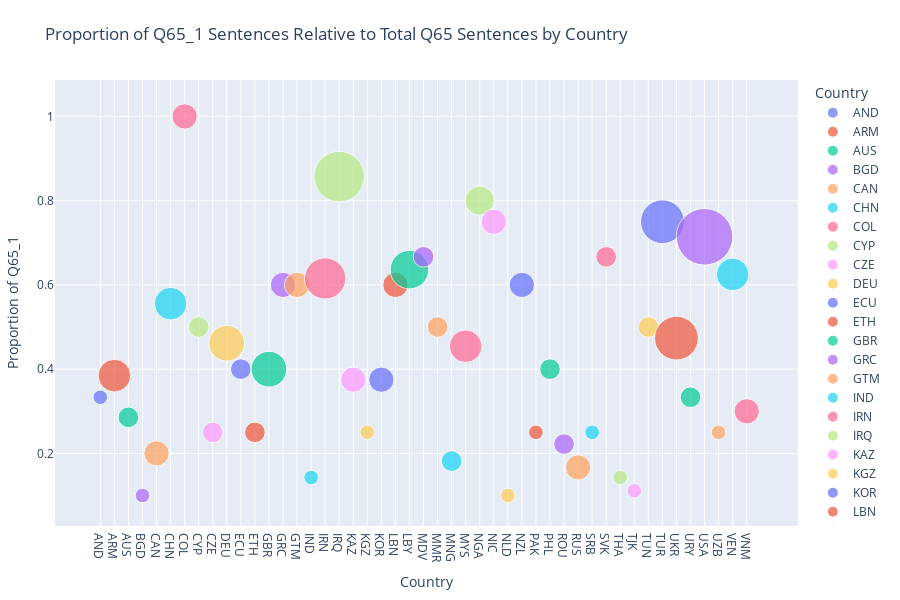

Notebook source saved alongside this figure:
### Code cell
## (Visualization -I) ##

# This code filters predicted Q65-related labels from the predictions dataset,
# calculates sentence counts and proportions of given response per country,
# prepares the data for ordered plotting,
# then creates and displays a scatter plot showing the proportion of Q65_1 sentences relative to total Q65 sentences by country,
# with point sizes representing sentence counts, x-axis showing the countries and y-axis the proportion of given response to total count responses.

%run visualize_preds_props.py

### Figure 1 — Plotly figure (JSON) as saved in the notebook; plotly's stock layout.template omitted (floating-point values rounded to 4 significant figures)
{"data": [{"hovertemplate": "<b>%{hovertext}</b><br><br>Country=%{x}<br>Proportion of Q65_1=%{y}<br>Sentence Count=%{marker.size}<extra></extra>", "hovertext": ["AND"], "legendgroup": "AND", "marker": {"color": "#636efa", "size": [1], "sizemode": "area", "sizeref": 0.009375, "symbol": "circle"}, "mode": "markers", "name": "AND", "orientation": "v", "showlegend": true, "type": "scatter", "x": ["AND"], "xaxis": "x", "y": [0.3333], "yaxis": "y"}, {"hovertemplate": "<b>%{hovertext}</b><br><br>Country=%{x}<br>Proportion of Q65_1=%{y}<br>Sentence Count=%{marker.size}<extra></extra>", "hovertext": ["ARM"], "legendgroup": "ARM", "marker": {"color": "#EF553B", "size": [5], "sizemode": "area", "sizeref": 0.009375, "symbol": "circle"}, "mode": "markers", "name": "ARM", "orientation": "v", "showlegend": true, "type": "scatter", "x": ["ARM"], "xaxis": "x", "y": [0.3846], "yaxis": "y"}, {"hovertemplate": "<b>%{hovertext}</b><br><br>Country=%{x}<br>Proportion of Q65_1=%{y}<br>Sentence Count=%{marker.size}<extra></extra>", "hovertext": ["AUS"], "legendgroup": "AUS", "marker": {"color": "#00cc96", "size": [2], "sizemode": "area", "sizeref": 0.009375, "symbol": "circle"}, "mode": "markers", "name": "AUS", "orientation": "v", "showlegend": true, "type": "scatter", "x": ["AUS"], "xaxis": "x", "y": [0.2857], "yaxis": "y"}, {"hovertemplate": "<b>%{hovertext}</b><br><br>Country=%{x}<br>Proportion of Q65_1=%{y}<br>Sentence Count=%{marker.size}<extra></extra>", "hovertext": ["BGD"], "legendgroup": "BGD", "marker": {"color": "#ab63fa", "size": [1], "sizemode": "area", "sizeref": 0.009375, "symbol": "circle"}, "mode": "markers", "name": "BGD", "orientation": "v", "showlegend": true, "type": "scatter", "x": ["BGD"], "xaxis": "x", "y": [0.1], "yaxis": "y"}, {"hovertemplate": "<b>%{hovertext}</b><br><br>Country=%{x}<br>Proportion of Q65_1=%{y}<br>Sentence Count=%{marker.size}<extra></extra>", "hovertext": ["CAN"], "legendgroup": "CAN", "marker": {"color": "#FFA15A", "size": [3], "sizemode": "area", "sizeref": 0.009375, "symbol": "circle"}, "mode": "markers", "name": "CAN", "orientation": "v", "showlegend": true, "type": "scatter", "x": ["CAN"], "xaxis": "x", "y": [0.2], "yaxis": "y"}, {"hovertemplate": "<b>%{hovertext}</b><br><br>Country=%{x}<br>Proportion of Q65_1=%{y}<br>Sentence Count=%{marker.size}<extra></extra>", "hovertext": ["CHN"], "legendgroup": "CHN", "marker": {"color": "#19d3f3", "size": [5], "sizemode": "area", "sizeref": 0.009375, "symbol": "circle"}, "mode": "markers", "name": "CHN", "orientation": "v", "showlegend": true, "type": "scatter", "x": ["CHN"], "xaxis": "x", "y": [0.5556], "yaxis": "y"}, {"hovertemplate": "<b>%{hovertext}</b><br><br>Country=%{x}<br>Proportion of Q65_1=%{y}<br>Sentence Count=%{marker.size}<extra></extra>", "hovertext": ["COL"], "legendgroup": "COL", "marker": {"color": "#FF6692", "size": [3], "sizemode": "area", "sizeref": 0.009375, "symbol": "circle"}, "mode": "markers", "name": "COL", "orientation": "v", "showlegend": true, "type": "scatter", "x": ["COL"], "xaxis": "x", "y": [1.0], "yaxis": "y"}, {"hovertemplate": "<b>%{hovertext}</b><br><br>Country=%{x}<br>Proportion of Q65_1=%{y}<br>Sentence Count=%{marker.size}<extra></extra>", "hovertext": ["CYP"], "legendgroup": "CYP", "marker": {"color": "#B6E880", "size": [2], "sizemode": "area", "sizeref": 0.009375, "symbol": "circle"}, "mode": "markers", "name": "CYP", "orientation": "v", "showlegend": true, "type": "scatter", "x": ["CYP"], "xaxis": "x", "y": [0.5], "yaxis": "y"}, {"hovertemplate": "<b>%{hovertext}</b><br><br>Country=%{x}<br>Proportion of Q65_1=%{y}<br>Sentence Count=%{marker.size}<extra></extra>", "hovertext": ["CZE"], "legendgroup": "CZE", "marker": {"color": "#FF97FF", "size": [2], "sizemode": "area", "sizeref": 0.009375, "symbol": "circle"}, "mode": "markers", "name": "CZE", "orientation": "v", "showlegend": true, "type": "scatter", "x": ["CZE"], "xaxis": "x", "y": [0.25], "yaxis": "y"}, {"hovertemplate": "<b>%{hovertext}</b><br><br>Country=%{x}<br>Proportion of Q65_1=%{y}<br>Sentence Count=%{marker.size}<extra></extra>", "hovertext": ["DEU"], "legendgroup": "DEU", "marker": {"color": "#FECB52", "size": [6], "sizemode": "area", "sizeref": 0.009375, "symbol": "circle"}, "mode": "markers", "name": "DEU", "orientation": "v", "showlegend": true, "type": "scatter", "x": ["DEU"], "xaxis": "x", "y": [0.4615], "yaxis": "y"}, {"hovertemplate": "<b>%{hovertext}</b><br><br>Country=%{x}<br>Proportion of Q65_1=%{y}<br>Sentence Count=%{marker.size}<extra></extra>", "hovertext": ["ECU"], "legendgroup": "ECU", "marker": {"color": "#636efa", "size": [2], "sizemode": "area", "sizeref": 0.009375, "symbol": "circle"}, "mode": "markers", "name": "ECU", "orientation": "v", "showlegend": true, "type": "scatter", "x": ["ECU"], "xaxis": "x", "y": [0.4], "yaxis": "y"}, {"hovertemplate": "<b>%{hovertext}</b><br><br>Country=%{x}<br>Proportion of Q65_1=%{y}<br>Sentence Count=%{marker.size}<extra></extra>", "hovertext": ["ETH"], "legendgroup": "ETH", "marker": {"color": "#EF553B", "size": [2], "sizemode": "area", "sizeref": 0.009375, "symbol": "circle"}, "mode": "markers", "name": "ETH", "orientation": "v", "showlegend": true, "type": "scatter", "x": ["ETH"], "xaxis": "x", "y": [0.25], "yaxis": "y"}, {"hovertemplate": "<b>%{hovertext}</b><br><br>Country=%{x}<br>Proportion of Q65_1=%{y}<br>Sentence Count=%{marker.size}<extra></extra>", "hovertext": ["GBR"], "legendgroup": "GBR", "marker": {"color": "#00cc96", "size": [6], "sizemode": "area", "sizeref": 0.009375, "symbol": "circle"}, "mode": "markers", "name": "GBR", "orientation": "v", "showlegend": true, "type": "scatter", "x": ["GBR"], "xaxis": "x", "y": [0.4], "yaxis": "y"}, {"hovertemplate": "<b>%{hovertext}</b><br><br>Country=%{x}<br>Proportion of Q65_1=%{y}<br>Sentence Count=%{marker.size}<extra></extra>", "hovertext": ["GRC"], "legendgroup": "GRC", "marker": {"color": "#ab63fa", "size": [3], "sizemode": "area", "sizeref": 0.009375, "symbol": "circle"}, "mode": "markers", "name": "GRC", "orientation": "v", "showlegend": true, "type": "scatter", "x": ["GRC"], "xaxis": "x", "y": [0.6], "yaxis": "y"}, {"hovertemplate": "<b>%{hovertext}</b><br><br>Country=%{x}<br>Proportion of Q65_1=%{y}<br>Sentence Count=%{marker.size}<extra></extra>", "hovertext": ["GTM"], "legendgroup": "GTM", "marker": {"color": "#FFA15A", "size": [3], "sizemode": "area", "sizeref": 0.009375, "symbol": "circle"}, "mode": "markers", "name": "GTM", "orientation": "v", "showlegend": true, "type": "scatter", "x": ["GTM"], "xaxis": "x", "y": [0.6], "yaxis": "y"}, {"hovertemplate": "<b>%{hovertext}</b><br><br>Country=%{x}<br>Proportion of Q65_1=%{y}<br>Sentence Count=%{marker.size}<extra></extra>", "hovertext": ["IND"], "legendgroup": "IND", "marker": {"color": "#19d3f3", "size": [1], "sizemode": "area", "sizeref": 0.009375, "symbol": "circle"}, "mode": "markers", "name": "IND", "orientation": "v", "showlegend": true, "type": "scatter", "x": ["IND"], "xaxis": "x", "y": [0.1429], "yaxis": "y"}, {"hovertemplate": "<b>%{hovertext}</b><br><br>Country=%{x}<br>Proportion of Q65_1=%{y}<br>Sentence Count=%{marker.size}<extra></extra>", "hovertext": ["IRN"], "legendgroup": "IRN", "marker": {"color": "#FF6692", "size": [8], "sizemode": "area", "sizeref": 0.009375, "symbol": "circle"}, "mode": "markers", "name": "IRN", "orientation": "v", "showlegend": true, "type": "scatter", "x": ["IRN"], "xaxis": "x", "y": [0.6154], "yaxis": "y"}, {"hovertemplate": "<b>%{hovertext}</b><br><br>Country=%{x}<br>Proportion of Q65_1=%{y}<br>Sentence Count=%{marker.size}<extra></extra>", "hovertext": ["IRQ"], "legendgroup": "IRQ", "marker": {"color": "#B6E880", "size": [12], "sizemode": "area", "sizeref": 0.009375, "symbol": "circle"}, "mode": "markers", "name": "IRQ", "orientation": "v", "showlegend": true, "type": "scatter", "x": ["IRQ"], "xaxis": "x", "y": [0.8571], "yaxis": "y"}, {"hovertemplate": "<b>%{hovertext}</b><br><br>Country=%{x}<br>Proportion of Q65_1=%{y}<br>Sentence Count=%{marker.size}<extra></extra>", "hovertext": ["KAZ"], "legendgroup": "KAZ", "marker": {"color": "#FF97FF", "size": [3], "sizemode": "area", "sizeref": 0.009375, "symbol": "circle"}, "mode": "markers", "name": "KAZ", "orientation": "v", "showlegend": true, "type": "scatter", "x": ["KAZ"], "xaxis": "x", "y": [0.375], "yaxis": "y"}, {"hovertemplate": "<b>%{hovertext}</b><br><br>Country=%{x}<br>Proportion of Q65_1=%{y}<br>Sentence Count=%{marker.size}<extra></extra>", "hovertext": ["KGZ"], "legendgroup": "KGZ", "marker": {"color": "#FECB52", "size": [1], "sizemode": "area", "sizeref": 0.009375, "symbol": "circle"}, "mode": "markers", "name": "KGZ", "orientation": "v", "showlegend": true, "type": "scatter", "x": ["KGZ"], "xaxis": "x", "y": [0.25], "yaxis": "y"}, {"hovertemplate": "<b>%{hovertext}</b><br><br>Country=%{x}<br>Proportion of Q65_1=%{y}<br>Sentence Count=%{marker.size}<extra></extra>", "hovertext": ["KOR"], "legendgroup": "KOR", "marker": {"color": "#636efa", "size": [3], "sizemode": "area", "sizeref": 0.009375, "symbol": "circle"}, "mode": "markers", "name": "KOR", "orientation": "v", "showlegend": true, "type": "scatter", "x": ["KOR"], "xaxis": "x", "y": [0.375], "yaxis": "y"}, {"hovertemplate": "<b>%{hovertext}</b><br><br>Country=%{x}<br>Proportion of Q65_1=%{y}<br>Sentence Count=%{marker.size}<extra></extra>", "hovertext": ["LBN"], "legendgroup": "LBN", "marker": {"color": "#EF553B", "size": [3], "sizemode": "area", "sizeref": 0.009375, "symbol": "circle"}, "mode": "markers", "name": "LBN", "orientation": "v", "showlegend": true, "type": "scatter", "x": ["LBN"], "xaxis": "x", "y": [0.6], "yaxis": "y"}, {"hovertemplate": "<b>%{hovertext}</b><br><br>Country=%{x}<br>Proportion of Q65_1=%{y}<br>Sentence Count=%{marker.size}<extra></extra>", "hovertext": ["LBY"], "legendgroup": "LBY", "marker": {"color": "#00cc96", "size": [7], "sizemode": "area", "sizeref": 0.009375, "symbol": "circle"}, "mode": "markers", "name": "LBY", "orientation": "v", "showlegend": true, "type": "scatter", "x": ["LBY"], "xaxis": "x", "y": [0.6364], "yaxis": "y"}, {"hovertemplate": "<b>%{hovertext}</b><br><br>Country=%{x}<br>Proportion of Q65_1=%{y}<br>Sentence Count=%{marker.size}<extra></extra>", "hovertext": ["MDV"], "legendgroup": "MDV", "marker": {"color": "#ab63fa", "size": [2], "sizemode": "area", "sizeref": 0.009375, "symbol": "circle"}, "mode": "markers", "name": "MDV", "orientation": "v", "showlegend": true, "type": "scatter", "x": ["MDV"], "xaxis": "x", "y": [0.6667], "yaxis": "y"}, {"hovertemplate": "<b>%{hovertext}</b><br><br>Country=%{x}<br>Proportion of Q65_1=%{y}<br>Sentence Count=%{marker.size}<extra></extra>", "hovertext": ["MMR"], "legendgroup": "MMR", "marker": {"color": "#FFA15A", "size": [2], "sizemode": "area", "sizeref": 0.009375, "symbol": "circle"}, "mode": "markers", "name": "MMR", "orientation": "v", "showlegend": true, "type": "scatter", "x": ["MMR"], "xaxis": "x", "y": [0.5], "yaxis": "y"}, {"hovertemplate": "<b>%{hovertext}</b><br><br>Country=%{x}<br>Proportion of Q65_1=%{y}<br>Sentence Count=%{marker.size}<extra></extra>", "hovertext": ["MNG"], "legendgroup": "MNG", "marker": {"color": "#19d3f3", "size": [2], "sizemode": "area", "sizeref": 0.009375, "symbol": "circle"}, "mode": "markers", "name": "MNG", "orientation": "v", "showlegend": true, "type": "scatter", "x": ["MNG"], "xaxis": "x", "y": [0.1818], "yaxis": "y"}, {"hovertemplate": "<b>%{hovertext}</b><br><br>Country=%{x}<br>Proportion of Q65_1=%{y}<br>Sentence Count=%{marker.size}<extra></extra>", "hovertext": ["MYS"], "legendgroup": "MYS", "marker": {"color": "#FF6692", "size": [5], "sizemode": "area", "sizeref": 0.009375, "symbol": "circle"}, "mode": "markers", "name": "MYS", "orientation": "v", "showlegend": true, "type": "scatter", "x": ["MYS"], "xaxis": "x", "y": [0.4545], "yaxis": "y"}, {"hovertemplate": "<b>%{hovertext}</b><br><br>Country=%{x}<br>Proportion of Q65_1=%{y}<br>Sentence Count=%{marker.size}<extra></extra>", "hovertext": ["NGA"], "legendgroup": "NGA", "marker": {"color": "#B6E880", "size": [4], "sizemode": "area", "sizeref": 0.009375, "symbol": "circle"}, "mode": "markers", "name": "NGA", "orientation": "v", "showlegend": true, "type": "scatter", "x": ["NGA"], "xaxis": "x", "y": [0.8], "yaxis": "y"}, {"hovertemplate": "<b>%{hovertext}</b><br><br>Country=%{x}<br>Proportion of Q65_1=%{y}<br>Sentence Count=%{marker.size}<extra></extra>", "hovertext": ["NIC"], "legendgroup": "NIC", "marker": {"color": "#FF97FF", "size": [3], "sizemode": "area", "sizeref": 0.009375, "symbol": "circle"}, "mode": "markers", "name": "NIC", "orientation": "v", "showlegend": true, "type": "scatter", "x": ["NIC"], "xaxis": "x", "y": [0.75], "yaxis": "y"}, {"hovertemplate": "<b>%{hovertext}</b><br><br>Country=%{x}<br>Proportion of Q65_1=%{y}<br>Sentence Count=%{marker.size}<extra></extra>", "hovertext": ["NLD"], "legendgroup": "NLD", "marker": {"color": "#FECB52", "size": [1], "sizemode": "area", "sizeref": 0.009375, "symbol": "circle"}, "mode": "markers", "name": "NLD", "orientation": "v", "showlegend": true, "type": "scatter", "x": ["NLD"], "xaxis": "x", "y": [0.1], "yaxis": "y"}, {"hovertemplate": "<b>%{hovertext}</b><br><br>Country=%{x}<br>Proportion of Q65_1=%{y}<br>Sentence Count=%{marker.size}<extra></extra>", "hovertext": ["NZL"], "legendgroup": "NZL", "marker": {"color": "#636efa", "size": [3], "sizemode": "area", "sizeref": 0.009375, "symbol": "circle"}, "mode": "markers", "name": "NZL", "orientation": "v", "showlegend": true, "type": "scatter", "x": ["NZL"], "xaxis": "x", "y": [0.6], "yaxis": "y"}, {"hovertemplate": "<b>%{hovertext}</b><br><br>Country=%{x}<br>Proportion of Q65_1=%{y}<br>Sentence Count=%{marker.size}<extra></extra>", "hovertext": ["PAK"], "legendgroup": "PAK", "marker": {"color": "#EF553B", "size": [1], "sizemode": "area", "sizeref": 0.009375, "symbol": "circle"}, "mode": "markers", "name": "PAK", "orientation": "v", "showlegend": true, "type": "scatter", "x": ["PAK"], "xaxis": "x", "y": [0.25], "yaxis": "y"}, {"hovertemplate": "<b>%{hovertext}</b><br><br>Country=%{x}<br>Proportion of Q65_1=%{y}<br>Sentence Count=%{marker.size}<extra></extra>", "hovertext": ["PHL"], "legendgroup": "PHL", "marker": {"color": "#00cc96", "size": [2], "sizemode": "area", "sizeref": 0.009375, "symbol": "circle"}, "mode": "markers", "name": "PHL", "orientation": "v", "showlegend": true, "type": "scatter", "x": ["PHL"], "xaxis": "x", "y": [0.4], "yaxis": "y"}, {"hovertemplate": "<b>%{hovertext}</b><br><br>Country=%{x}<br>Proportion of Q65_1=%{y}<br>Sentence Count=%{marker.size}<extra></extra>", "hovertext": ["ROU"], "legendgroup": "ROU", "marker": {"color": "#ab63fa", "size": [2], "sizemode": "area", "sizeref": 0.009375, "symbol": "circle"}, "mode": "markers", "name": "ROU", "orientation": "v", "showlegend": true, "type": "scatter", "x": ["ROU"], "xaxis": "x", "y": [0.2222], "yaxis": "y"}, {"hovertemplate": "<b>%{hovertext}</b><br><br>Country=%{x}<br>Proportion of Q65_1=%{y}<br>Sentence Count=%{marker.size}<extra></extra>", "hovertext": ["RUS"], "legendgroup": "RUS", "marker": {"color": "#FFA15A", "size": [3], "sizemode": "area", "sizeref": 0.009375, "symbol": "circle"}, "mode": "markers", "name": "RUS", "orientation": "v", "showlegend": true, "type": "scatter", "x": ["RUS"], "xaxis": "x", "y": [0.1667], "yaxis": "y"}, {"hovertemplate": "<b>%{hovertext}</b><br><br>Country=%{x}<br>Proportion of Q65_1=%{y}<br>Sentence Count=%{marker.size}<extra></extra>", "hovertext": ["SRB"], "legendgroup": "SRB", "marker": {"color": "#19d3f3", "size": [1], "sizemode": "area", "sizeref": 0.009375, "symbol": "circle"}, "mode": "markers", "name": "SRB", "orientation": "v", "showlegend": true, "type": "scatter", "x": ["SRB"], "xaxis": "x", "y": [0.25], "yaxis": "y"}, {"hovertemplate": "<b>%{hovertext}</b><br><br>Country=%{x}<br>Proportion of Q65_1=%{y}<br>Sentence Count=%{marker.size}<extra></extra>", "hovertext": ["SVK"], "legendgroup": "SVK", "marker": {"color": "#FF6692", "size": [2], "sizemode": "area", "sizeref": 0.009375, "symbol": "circle"}, "mode": "markers", "name": "SVK", "orientation": "v", "showlegend": true, "type": "scatter", "x": ["SVK"], "xaxis": "x", "y": [0.6667], "yaxis": "y"}, {"hovertemplate": "<b>%{hovertext}</b><br><br>Country=%{x}<br>Proportion of Q65_1=%{y}<br>Sentence Count=%{marker.size}<extra></extra>", "hovertext": ["THA"], "legendgroup": "THA", "marker": {"color": "#B6E880", "size": [1], "sizemode": "area", "sizeref": 0.009375, "symbol": "circle"}, "mode": "markers", "name": "THA", "orientation": "v", "showlegend": true, "type": "scatter", "x": ["THA"], "xaxis": "x", "y": [0.1429], "yaxis": "y"}, {"hovertemplate": "<b>%{hovertext}</b><br><br>Country=%{x}<br>Proportion of Q65_1=%{y}<br>Sentence Count=%{marker.size}<extra></extra>", "hovertext": ["TJK"], "legendgroup": "TJK", "marker": {"color": "#FF97FF", "size": [1], "sizemode": "area", "sizeref": 0.009375, "symbol": "circle"}, "mode": "markers", "name": "TJK", "orientation": "v", "showlegend": true, "type": "scatter", "x": ["TJK"], "xaxis": "x", "y": [0.1111], "yaxis": "y"}, {"hovertemplate": "<b>%{hovertext}</b><br><br>Country=%{x}<br>Proportion of Q65_1=%{y}<br>Sentence Count=%{marker.size}<extra></extra>", "hovertext": ["TUN"], "legendgroup": "TUN", "marker": {"color": "#FECB52", "size": [2], "sizemode": "area", "sizeref": 0.009375, "symbol": "circle"}, "mode": "markers", "name": "TUN", "orientation": "v", "showlegend": true, "type": "scatter", "x": ["TUN"], "xaxis": "x", "y": [0.5], "yaxis": "y"}, {"hovertemplate": "<b>%{hovertext}</b><br><br>Country=%{x}<br>Proportion of Q65_1=%{y}<br>Sentence Count=%{marker.size}<extra></extra>", "hovertext": ["TUR"], "legendgroup": "TUR", "marker": {"color": "#636efa", "size": [9], "sizemode": "area", "sizeref": 0.009375, "symbol": "circle"}, "mode": "markers", "name": "TUR", "orientation": "v", "showlegend": true, "type": "scatter", "x": ["TUR"], "xaxis": "x", "y": [0.75], "yaxis": "y"}, {"hovertemplate": "<b>%{hovertext}</b><br><br>Country=%{x}<br>Proportion of Q65_1=%{y}<br>Sentence Count=%{marker.size}<extra></extra>", "hovertext": ["UKR"], "legendgroup": "UKR", "marker": {"color": "#EF553B", "size": [9], "sizemode": "area", "sizeref": 0.009375, "symbol": "circle"}, "mode": "markers", "name": "UKR", "orientation": "v", "showlegend": true, "type": "scatter", "x": ["UKR"], "xaxis": "x", "y": [0.4737], "yaxis": "y"}, {"hovertemplate": "<b>%{hovertext}</b><br><br>Country=%{x}<br>Proportion of Q65_1=%{y}<br>Sentence Count=%{marker.size}<extra></extra>", "hovertext": ["URY"], "legendgroup": "URY", "marker": {"color": "#00cc96", "size": [2], "sizemode": "area", "sizeref": 0.009375, "symbol": "circle"}, "mode": "markers", "name": "URY", "orientation": "v", "showlegend": true, "type": "scatter", "x": ["URY"], "xaxis": "x", "y": [0.3333], "yaxis": "y"}, {"hovertemplate": "<b>%{hovertext}</b><br><br>Country=%{x}<br>Proportion of Q65_1=%{y}<br>Sentence Count=%{marker.size}<extra></extra>", "hovertext": ["USA"], "legendgroup": "USA", "marker": {"color": "#ab63fa", "size": [15], "sizemode": "area", "sizeref": 0.009375, "symbol": "circle"}, "mode": "markers", "name": "USA", "orientation": "v", "showlegend": true, "type": "scatter", "x": ["USA"], "xaxis": "x", "y": [0.7143], "yaxis": "y"}, {"hovertemplate": "<b>%{hovertext}</b><br><br>Country=%{x}<br>Proportion of Q65_1=%{y}<br>Sentence Count=%{marker.size}<extra></extra>", "hovertext": ["UZB"], "legendgroup": "UZB", "marker": {"color": "#FFA15A", "size": [1], "sizemode": "area", "sizeref": 0.009375, "symbol": "circle"}, "mode": "markers", "name": "UZB", "orientation": "v", "showlegend": true, "type": "scatter", "x": ["UZB"], "xaxis": "x", "y": [0.25], "yaxis": "y"}, {"hovertemplate": "<b>%{hovertext}</b><br><br>Country=%{x}<br>Proportion of Q65_1=%{y}<br>Sentence Count=%{marker.size}<extra></extra>", "hovertext": ["VEN"], "legendgroup": "VEN", "marker": {"color": "#19d3f3", "size": [5], "sizemode": "area", "sizeref": 0.009375, "symbol": "circle"}, "mode": "markers", "name": "VEN", "orientation": "v", "showlegend": true, "type": "scatter", "x": ["VEN"], "xaxis": "x", "y": [0.625], "yaxis": "y"}, {"hovertemplate": "<b>%{hovertext}</b><br><br>Country=%{x}<br>Proportion of Q65_1=%{y}<br>Sentence Count=%{marker.size}<extra></extra>", "hovertext": ["VNM"], "legendgroup": "VNM", "marker": {"color": "#FF6692", "size": [3], "sizemode": "area", "sizeref": 0.009375, "symbol": "circle"}, "mode": "markers", "name": "VNM", "orientation": "v", "showlegend": true, "type": "scatter", "x": ["VNM"], "xaxis": "x", "y": [0.3], "yaxis": "y"}], "layout": {"height": 600, "legend": {"itemsizing": "constant", "title": {"text": "Country"}, "tracegroupgap": 0}, "margin": {"b": 40, "l": 40, "r": 40, "t": 80}, "title": {"text": "Proportion of Q65_1 Sentences Relative to Total Q65 Sentences by Country"}, "xaxis": {"anchor": "y", "categoryarray": ["AND", "ARM", "AUS", "BGD", "CAN", "CHN", "COL", "CYP", "CZE", "DEU", "ECU", "ETH", "GBR", "GRC", "GTM", "IND", "IRN", "IRQ", "KAZ", "KGZ", "KOR", "LBN", "LBY", "MDV", "MMR", "MNG", "MYS", "NGA", "NIC", "NLD", "NZL", "PAK", "PHL", "ROU", "RUS", "SRB", "SVK", "THA", "TJK", "TUN", "TUR", "UKR", "URY", "USA", "UZB", "VEN", "VNM"], "categoryorder": "array", "domain": [0, 1], "title": {"text": "Country"}}, "yaxis": {"anchor": "x", "domain": [0, 1], "title": {"text": "Proportion of Q65_1"}}}}
